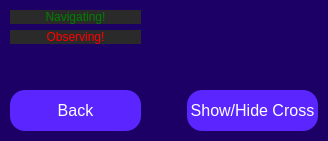
       <widget class="QFrame" name="gridFrame">
        <property name="maximumSize">
         <size>
          <width>341</width>
          <height>16777215</height>
         </size>
        </property>
        <property name="styleSheet">
         <string notr="true">QFrame {
	background-color: rgb(28, 0, 101);
}</string>
        </property>
        <layout class="QGridLayout" name="backButtonGrid" rowstretch="0,0,0,0,0">
         <property name="sizeConstraint">
          <enum>QLayout::SizeConstraint::SetMinAndMaxSize</enum>
         </property>
         <property name="leftMargin">
          <number>10</number>
         </property>
         <property name="topMargin">
          <number>10</number>
         </property>
         <property name="rightMargin">
          <number>10</number>
         </property>
         <property name="bottomMargin">
          <number>10</number>
         </property>
         <item row="1" column="0">
          <widget class="QLabel" name="observing_label">
           <property name="styleSheet">
            <string notr="true">QLabel { background-color : rgb(42, 42, 42); color : red; }</string>
           </property>
           <property name="text">
            <string>Observing!</string>
           </property>
           <property name="alignment">
            <set>Qt::AlignmentFlag::AlignCenter</set>
           </property>
          </widget>
         </item>
         <item row="4" column="0">
          <widget class="QPushButton" name="back_button">
           <property name="minimumSize">
            <size>
             <width>131</width>
             <height>41</height>
            </size>
           </property>
           <property name="maximumSize">
            <size>
             <width>131</width>
             <height>41</height>
            </size>
           </property>
           <property name="styleSheet">
            <string notr="true">QPushButton {
	color: white;
	font-size: 16px;
	background: rgb(90, 37, 255);
	border-radius: 15px;
}</string>
           </property>
           <property name="text">
            <string>Back</string>
           </property>
          </widget>
         </item>
         <item row="4" column="1">
          <spacer name="horizontalSpacer">
           <property name="orientation">
            <enum>Qt::Orientation::Horizontal</enum>
           </property>
           <property name="sizeHint" stdset="0">
            <size>
             <width>40</width>
             <height>20</height>
            </size>
           </property>
          </spacer>
         </item>
         <item row="3" column="0">
          <spacer name="verticalSpacer">
           <property name="orientation">
            <enum>Qt::Orientation::Vertical</enum>
           </property>
           <property name="sizeHint" stdset="0">
            <size>
             <width>20</width>
             <height>40</height>
            </size>
           </property>
          </spacer>
         </item>
         <item row="0" column="0">
          <widget class="QLabel" name="navigating_label">
           <property name="styleSheet">
            <string notr="true">QLabel { background-color : rgb(42, 42, 42); color : green; }</string>
           </property>
           <property name="text">
            <string>Navigating!</string>
           </property>
           <property name="alignment">
            <set>Qt::AlignmentFlag::AlignCenter</set>
           </property>
          </widget>
         </item>
         <item row="4" column="2">
          <widget class="QPushButton" name="toggle_crosshair_visibility_button">
           <property name="minimumSize">
            <size>
             <width>131</width>
             <height>41</height>
            </size>
           </property>
           <property name="maximumSize">
            <size>
             <width>131</width>
             <height>41</height>
            </size>
           </property>
           <property name="styleSheet">
            <string notr="true">QPushButton {
	color: white;
	font-size: 16px;
	background: rgb(90, 37, 255);
	border-radius: 15px;
}</string>
           </property>
           <property name="text">
            <string>Show/Hide Cross</string>
           </property>
          </widget>
         </item>
        </layout>
       </widget>
